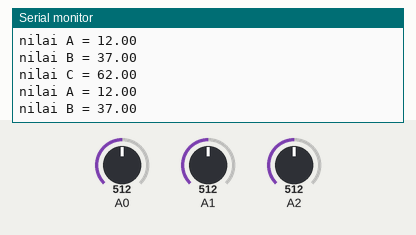
Recording of a sketch running on a simulated Arduino Uno, built with avr-gcc and run on an emulated ATmega328P. On the bench: the last lines printed to the serial monitor. Inputs (shaded band) come from the test bench; at power-on: A0 = 512, A1 = 512, A2 = 512.

Above: at 1.2 s.
1.3 s: A0 set to 417
At 1.8 s:
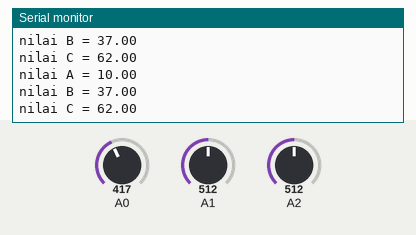
4.3 s: A0 set to 391
At 5.0 s:
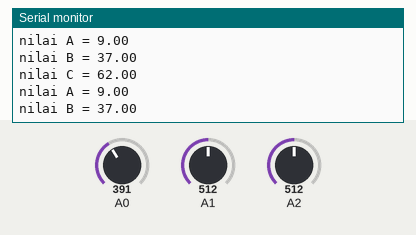
Timing chart, 0 to 7.3 s (numbered marks = the images above; inputs shaded):
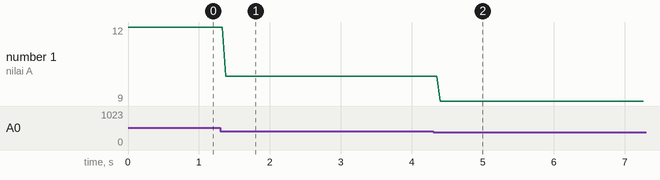

Measured:
- the behaviour switches between 410 and 409 on A0 (found by bisection; images 1 and 2)
- after the input at 1.3 s, the serial monitor: prints a new line after 0.08 s (image 1)
- after the input at 4.3 s, the serial monitor: prints a new line after 0.10 s (image 2)
- plotted number 1: 12 → 10 after the input at 1.3 s, 10 → 9 after the input at 4.3 s

The sketch:

maping_potensiometer.ino
```cpp
float sensorValueA = 0;
float sensorValueB = 0;
float sensorValueC = 0;
float outputA = 0;
float outputB = 0;
float outputC = 0;

void setup()
{
  pinMode(A0, INPUT);
  pinMode(A1, INPUT);
  pinMode(A2, INPUT);
  Serial.begin(9600);
}
void loop()
{
  // read the input on analog pin 0:
  sensorValueA = analogRead(A0);
  outputA =  map(sensorValueA, 0, 1023, 0, 25);
  // print out the value you read:
  Serial.print("nilai A = ");Serial.println(outputA);
    // read the input on analog pin 1:
  sensorValueB = analogRead(A1);
  outputB =  map(sensorValueB, 0, 1023, 25, 50);
  // print out the value you read
  Serial.print("nilai B = ");Serial.println(outputB);
    // read the input on analog pin 2:
  sensorValueC = analogRead(A2);
  outputC =  map(sensorValueC, 0, 1023, 50, 75);
  // print out the value you read:
  Serial.print("nilai C = ");Serial.println(outputC);
  delay(2); // Delay a little bit to improve simulation performance
}
```
